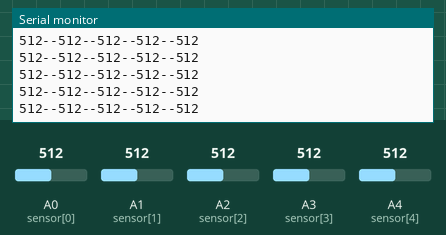
Recording of a sketch running on a simulated Arduino Uno, built with avr-gcc and run on an emulated ATmega328P. On the bench: the last lines printed to the serial monitor. Inputs (shaded band) come from the test bench; at power-on: A0 (sensor[0]) = 512, A1 (sensor[1]) = 512, A2 (sensor[2]) = 512, A3 (sensor[3]) = 512, A4 (sensor[4]) = 512.

Above: at 1.2 s.
1.3 s: A0 (sensor[0]) set to 716
At 1.57 s:
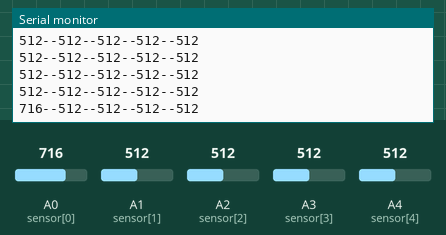
2.8 s: A1 (sensor[1]) set to 716
At 2.98 s:
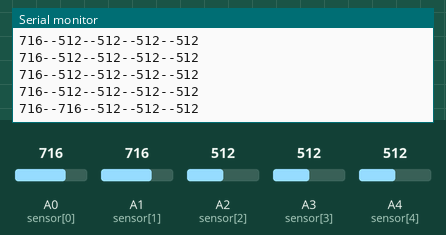
4.3 s: A2 (sensor[2]) set to 716
At 4.39 s:
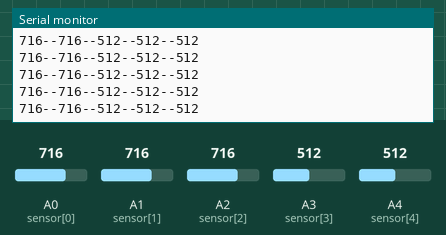
5.8 s: A3 (sensor[3]) set to 716
At 5.8 s:
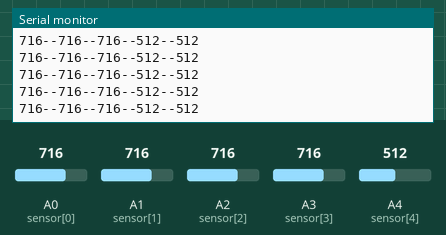
7.3 s: A4 (sensor[4]) set to 716
At 7.41 s:
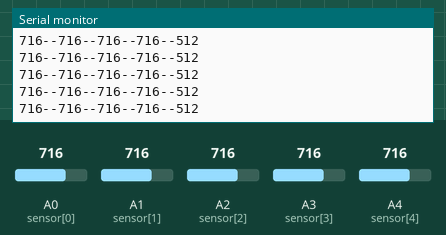
8.8 s: A0 (sensor[0]) set to 992
At 8.82 s:
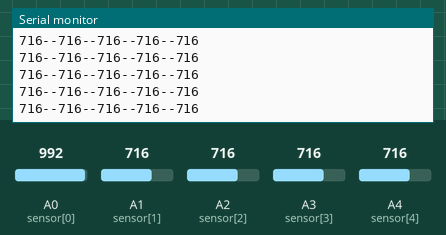
Timing chart, 0 to 11.3 s (numbered marks = the images above; inputs shaded):
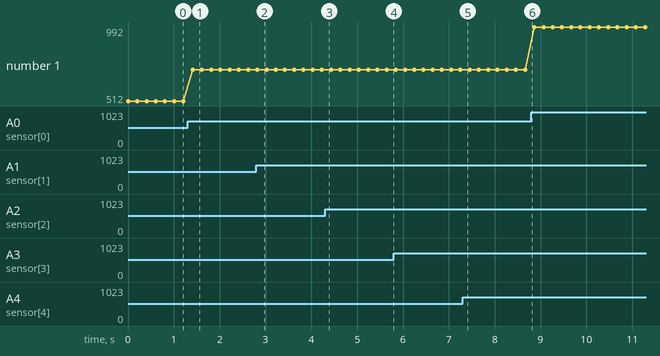

The sketch:

sketch_dec17a.ino
```cpp
//HJMCU
//模拟五路灰度传感器模块
//www.hlmcu.com

int sensor[5] = {A0, A1, A2, A3, A4}; //定义传感器IO口
int sensorReading[5] = {0, 0, 0, 0, 0};

void setup() {
  Serial.begin(9600); // 打开串口，设置波特率为9600 bps
}

void loop() {
  for (int i = 0; i < 5; i++) {
    sensorReading[i] = analogRead(sensor[i]);
  }
  Serial.print(sensorReading[0]);  //读取A0传感器数据
  Serial.print("--");
  Serial.print(sensorReading[1]);  //读取A1传感器数据
  Serial.print("--");
  Serial.print(sensorReading[2]);  //读取A2传感器数据
  Serial.print("--");
  Serial.print(sensorReading[3]);  //读取A3传感器数据
  Serial.print("--");
  Serial.println(sensorReading[4]); //读取A4传感器数据
  delay(200); //读取延时
}
```

Measured:
- after the input at 1.3 s, the serial monitor: prints a new line after 0.11 s (image 1)
- after the input at 2.8 s, the serial monitor: prints a new line at once (image 2)
- plotted number 1: 512 → 716 after the input at 1.3 s, 716 → 992 after the input at 8.8 s
